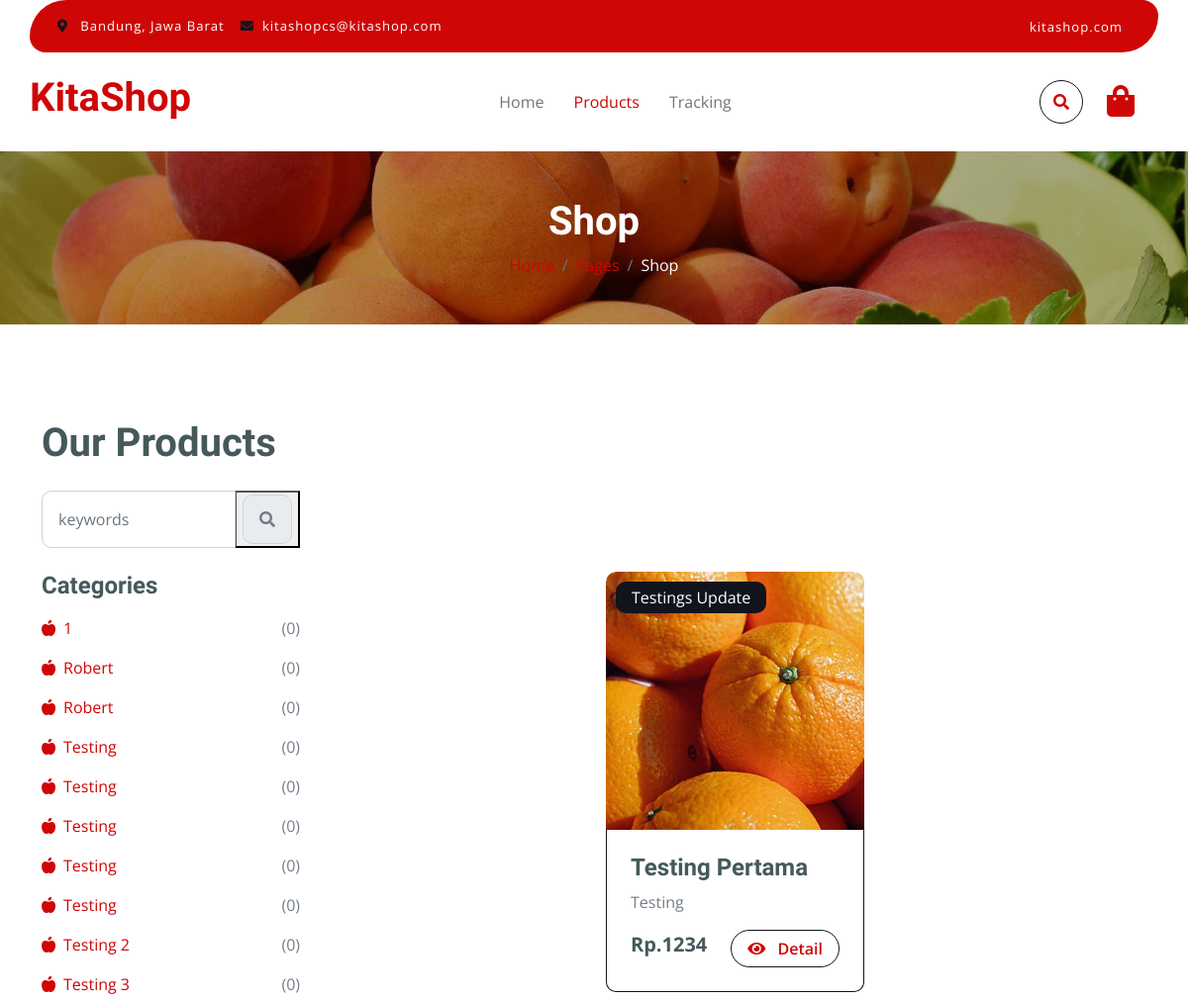
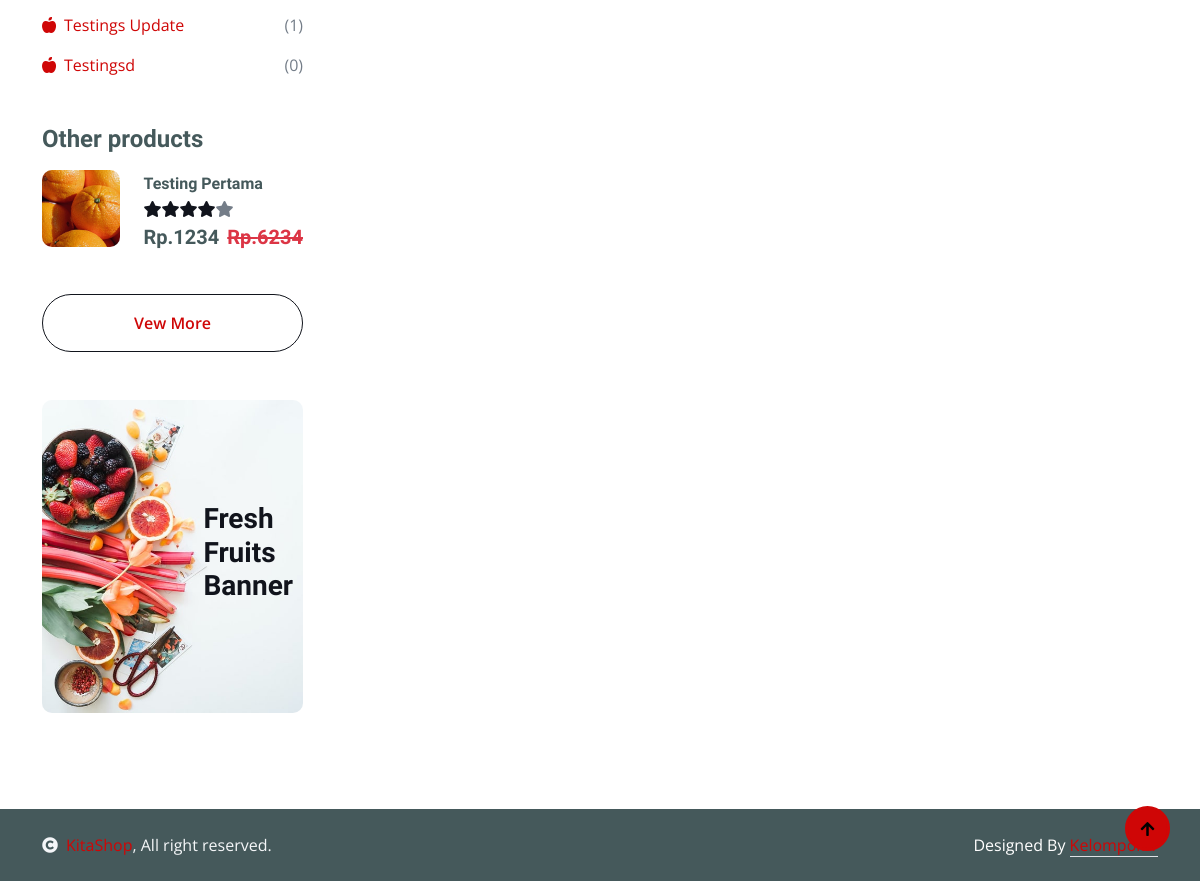
Page /search.php on the earlier database version (2 pictures, top to bottom).
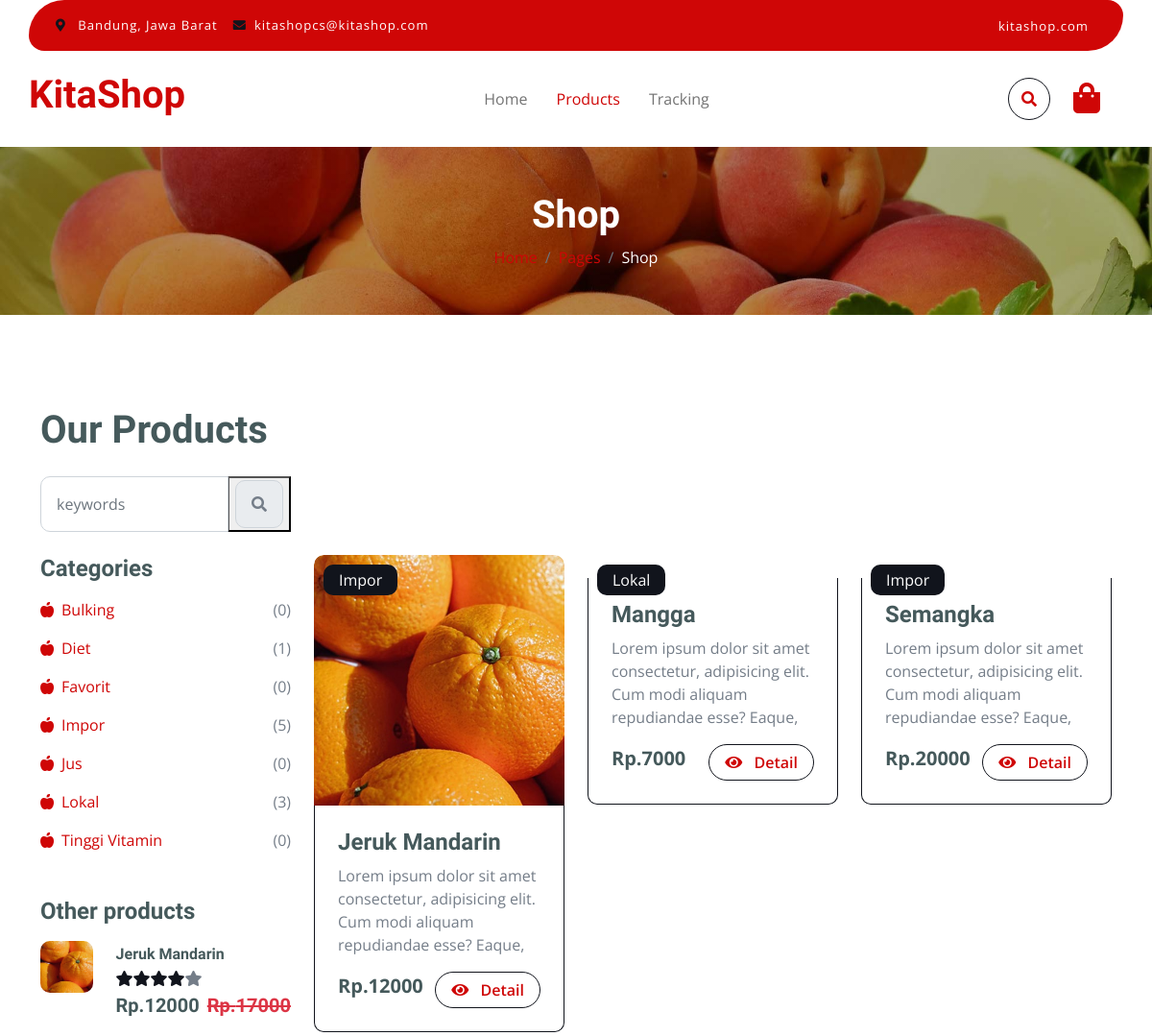
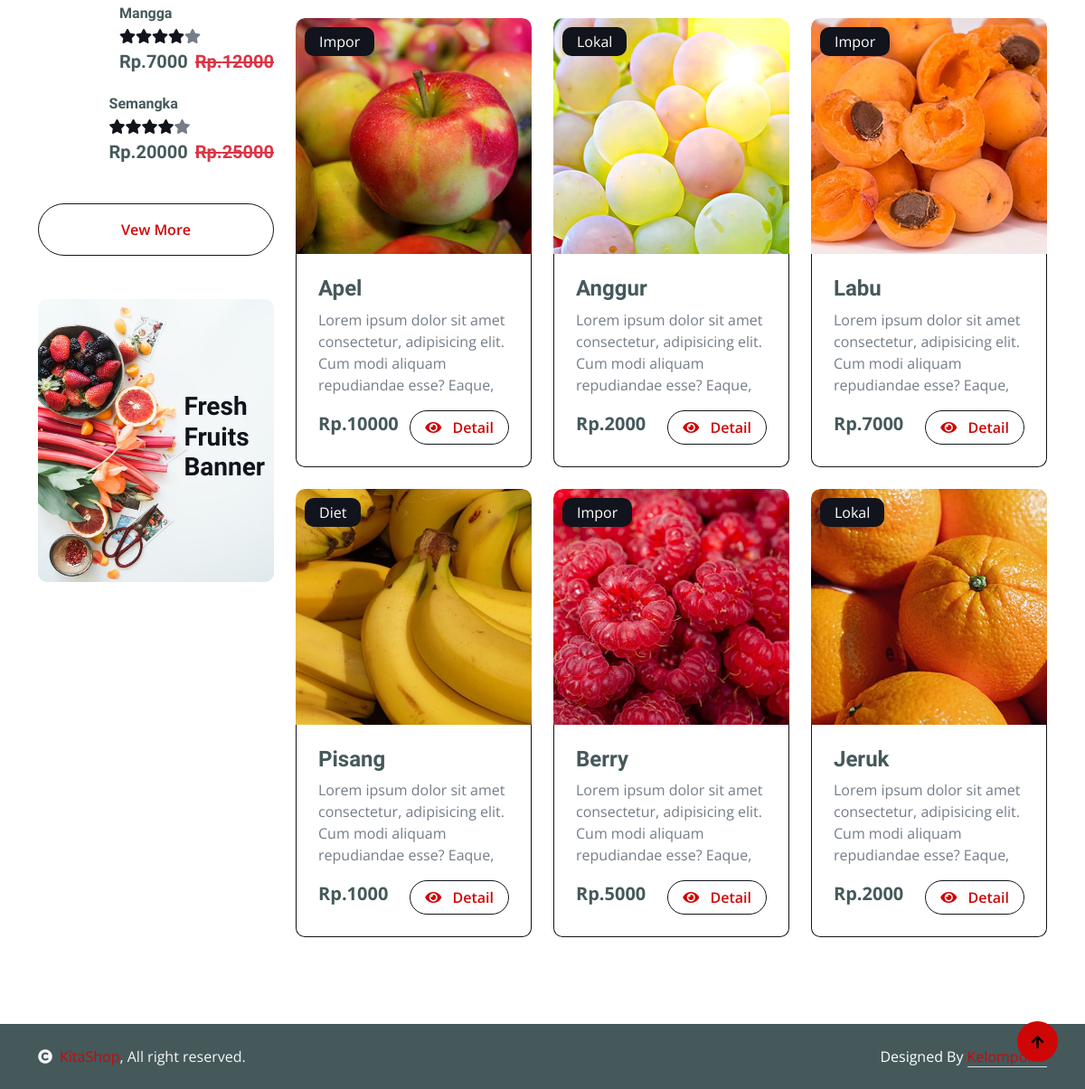
Same page on the later database version (2 pictures, top to bottom).
### tables this page shows
CREATE TABLE `category` (
  `category_id` int(11) NOT NULL,
  `category_name` varchar(23) NOT NULL
);

CREATE TABLE `product` (
  `product_id` int(11) NOT NULL,
  `product_name` varchar(56) NOT NULL,
  `product_pict` text NOT NULL,
  `product_description` text NOT NULL,
  `product_category` int(11) NOT NULL,
  `product_sub_category` int(11) DEFAULT NULL,
  `product_price` int(11) NOT NULL,
  `product_stock` int(11) NOT NULL,
  `product_status` int(2) NOT NULL
);

### function/search.php (called while the page is built)
<?php
require_once './config/database.php';
function read($keyword)
{
    global $conn;
    $query = "SELECT product_id, product_name, product_pict, product_description, product_category, product_price, category_name
              FROM product
              JOIN category ON product.product_category = category.category_id
              WHERE product_status = 1 AND product_name LIKE '%$keyword%' OR category_name LIKE '%$keyword%' OR product_description LIKE '%$keyword%'
              ORDER BY product_id DESC";
    $result = mysqli_query($conn, $query);
    $rows = [];
    while ($row = mysqli_fetch_assoc($result)) {
        $rows[] = $row;
    }
    return $rows;
}
function other()
{
    global $conn;
    $query = "SELECT product_id, product_name, product_pict, product_description, product_category, product_price, category_name FROM product JOIN category ON product.product_category = category.category_id WHERE product_status = 1 ORDER BY product_id DESC LIMIT 3";
    $result = mysqli_query($conn, $query);
    $rows = [];
    while ($row = mysqli_fetch_assoc($result)) {
        $rows[] = $row;
    }
    return $rows;
}
function category()
{
    global $conn;
    $query = "SELECT c.category_id, c.category_name, COUNT(p.product_id) AS total_product
              FROM category c
              LEFT JOIN product p ON p.product_category = c.category_id
              GROUP BY c.category_id, c.category_name
              ORDER BY c.category_name ASC";
    $result = mysqli_query($conn, $query);
    $rows = [];
    while ($row = mysqli_fetch_assoc($result)) {
        $rows[] = $row;
    }
    return $rows;
}

### search.php (the view, shortened to what this page needs)
<?php
require_once 'function/search.php';
?>
<!DOCTYPE html>
<html lang="en">
<?php
$title = 'Product';
require_once 'layout/header.php';
?>
<body>
    <?php
    require_once 'layout/header.php';
    ?>
    <?php
    require_once 'layout/navbar.php';
    ?>
    <div class="container-fluid page-header py-5">
        <h1 class="text-center text-white display-6">Shop</h1>
        <ol class="breadcrumb justify-content-center mb-0">
            <li class="breadcrumb-item"><a href="#">Home</a></li>
            <li class="breadcrumb-item"><a href="#">Pages</a></li>
            <li class="breadcrumb-item active text-white">Shop</li>
        </ol>
    </div>
    <div class="container-fluid fruite py-5">
        <div class="container py-5">
            <h1 class="mb-4">Our Products</h1>
            <div class="row g-4">
                <div class="col-lg-12">
                    <div class="row g-4 mb-4">
                        <div class="col-xl-3">
                            <form action="" action="POST">
                                <div class="input-group w-100 mx-auto d-flex">
                                    <input type="search" class="form-control p-3" name="keyword" placeholder="keywords" aria-describedby="search-icon-1">
                                    <button type="submit" name="search">
                                        <span id="search-icon-1" class="input-group-text p-3"><i class="fa fa-search"></i></span>
                                    </button>
                                </div>
                            </form>
                        </div>
                        <div class="col-6"></div>
                        <div class="col-xl-3">
                        </div>
                    </div>
                    <div class="row g-4">
                        <div class="col-lg-3">
                            <div class="row g-4">
                                <div class="col-lg-12">
                                    <div class="mb-3">
                                        <h4>Categories</h4>
                                        <ul class="list-unstyled fruite-categorie">
                                            <?php
                                            $rows = category();
                                            foreach ($rows as $row) {
                                            ?>
                                                <li>
                                                    <div class="d-flex justify-content-between fruite-name">
                                                        <a href="#"><i class="fas fa-apple-alt me-2"></i><?= $row['category_name']; ?></a>
                                                        <span>(<?= $row['total_product']; ?>)</span>
                                                    </div>
                                                </li>
                                            <?php } ?>
                                        </ul>
                                    </div>
                                </div>
                                <div class="col-lg-12">
                                    <h4 class="mb-3">Other products</h4>
                                    <?php
                                    $rows = other();
                                    foreach ($rows as $row) {
                                    ?>
                                        <div class="d-flex align-items-center justify-content-start">
                                            <div class="rounded me-4" style="width: 100px; height: 100px;">
                                                <img src="./assets/uploads/<?= $row['product_pict']; ?>" class="img-fluid rounded" alt="">
                                            </div>
                                            <div>
                                                <h6 class="mb-2"><?= $row['product_name']; ?></h6>
                                                <div class="d-flex mb-2">
                                                    <i class="fa fa-star text-secondary"></i>
                                                    <i class="fa fa-star text-secondary"></i>
                                                    <i class="fa fa-star text-secondary"></i>
                                                    <i class="fa fa-star text-secondary"></i>
                                                    <i class="fa fa-star"></i>
                                                </div>
                                                <div class="d-flex mb-2">
                                                    <h5 class="fw-bold me-2">Rp.<?= $row['product_price']; ?></h5>
                                                    <h5 class="text-danger text-decoration-line-through">Rp.<?= $row['product_price'] + 5000; ?></h5>
                                                </div>
                                            </div>
                                        </div>
                                    <?php } ?>
                                    <div class="d-flex justify-content-center my-4">
                                        <a href="product.php" class="btn border border-secondary px-4 py-3 rounded-pill text-primary w-100">Vew More</a>
                                    </div>
                                </div>
                                <div class="col-lg-12">
                                    <div class="position-relative">
                                        <img src="./assets/frontend/img/banner-fruits.jpg" class="img-fluid w-100 rounded" alt="">
                                        <div class="position-absolute" style="top: 50%; right: 10px; transform: translateY(-50%);">
                                            <h3 class="text-secondary fw-bold">Fresh <br> Fruits <br> Banner</h3>
                                        </div>
                                    </div>
                                </div>
                            </div>
                        </div>
                        <div class="col-lg-9">
                            <div class="row g-4 justify-content-center">
                                <?php
                                $keyword = $_GET['keyword'];
                                $rows = read($keyword);
                                foreach ($rows as $row) {
                                ?>
                                    <div class="col-md-6 col-lg-6 col-xl-4">
                                        <div class="rounded position-relative fruite-item">
                                            <div class="fruite-img">
                                                <img src="./assets/uploads/<?= $row['product_pict']; ?>" class="img-fluid w-100 rounded-top" alt="">
                                            </div>
                                            <div class="text-white bg-secondary px-3 py-1 rounded position-absolute" style="top: 10px; left: 10px;"><?= $row['category_name']; ?></div>
                                            <div class="p-4 border border-secondary border-top-0 rounded-bottom">
                                                <h4><?= $row['product_name']; ?></h4>
                                                <p><?= substr($row['product_description'], 0, 100); ?></p>
                                                <div class="d-flex justify-content-between flex-lg-wrap">
                                                    <p class="text-dark fs-5 fw-bold mb-0">Rp.<?= $row['product_price']; ?></p>
                                                    <a href="detail.php?id=<?= $row['product_id']; ?>" class="btn border border-secondary rounded-pill px-3 text-primary"><i class="fa fa-eye me-2 text-primary"></i> Detail</a>
                                                </div>
                                            </div>
                                        </div>
                                    </div>
                                <?php } ?>
                            </div>
                        </div>
                    </div>
                </div>
            </div>
        </div>
    </div>
    <?php
    require_once 'layout/footer.php';
    ?>
    <a href="#" class="btn btn-primary border-3 border-primary rounded-circle back-to-top"><i class="fa fa-arrow-up"></i></a>
</body>
</html>

### layout/header.php (shortened to what this page needs)
<head>
    <link rel="stylesheet" href="https://use.fontawesome.com/releases/v5.15.4/css/all.css" />
    <link href="https://cdn.jsdelivr.net/npm/bootstrap-icons@1.4.1/font/bootstrap-icons.css" rel="stylesheet">
    <link href="./assets/frontend/lib/lightbox/css/lightbox.min.css" rel="stylesheet">
    <link href="./assets/frontend/lib/owlcarousel/assets/owl.carousel.min.css" rel="stylesheet">
    <link href="./assets/frontend/css/bootstrap.min.css" rel="stylesheet">
    <link href="./assets/frontend/css/style.css" rel="stylesheet">
</head>

### layout/navbar.php (shortened to what this page needs)
<div class="container-fluid fixed-top">
    <div class="container topbar bg-primary d-none d-lg-block">
        <div class="d-flex justify-content-between">
            <div class="top-info ps-2">
                <small class="me-3"><i class="fas fa-map-marker-alt me-2 text-secondary"></i> <a href="#" class="text-white">Bandung, Jawa Barat</a></small>
                <small class="me-3"><i class="fas fa-envelope me-2 text-secondary"></i><a href="#" class="text-white">kitashopcs@kitashop.com</a></small>
            </div>
            <div class="top-link pe-2">
                <a href="#" class="text-white"><small class="text-white mx-2">kitashop.com</small></a>
            </div>
        </div>
    </div>
    <div class="container px-0">
        <nav class="navbar navbar-light bg-white navbar-expand-xl">
            <a href="index.php" class="navbar-brand">
                <h1 class="text-primary display-6">KitaShop</h1>
            </a>
            <div class="collapse navbar-collapse bg-white" id="navbarCollapse">
                <div class="navbar-nav mx-auto">
                    <a href="index.php" class="nav-item nav-link <?php if ($title == 'Home') {
                                                                        echo 'active';
                                                                    } ?>">Home</a>
                    <a href="product.php" class="nav-item nav-link <?php if ($title == 'Product') {
                                                                        echo 'active';
                                                                    } ?>">Products</a>
                    <a href="tracking.php" class="nav-item nav-link <?php if ($title == 'Tracking') {
                                                                        echo 'active';
                                                                    } ?>">Tracking</a>
                </div>
                <div class="d-flex m-3 me-0">
                    <button class="btn-search btn border border-secondary btn-md-square rounded-circle bg-white me-4" data-bs-toggle="modal" data-bs-target="#searchModal"><i class="fas fa-search text-primary"></i></button>
                    <a href="cart.php" class="position-relative me-4 my-auto">
                        <i class="fa fa-shopping-bag fa-2x"></i>
                    </a>
                </div>
            </div>
        </nav>
    </div>
</div>

### layout/footer.php
<div class="container-fluid copyright bg-dark py-4">
    <div class="container">
        <div class="row">
            <div class="col-md-6 text-center text-md-start mb-3 mb-md-0">
                <span class="text-light"><a href="#"><i class="fas fa-copyright text-light me-2"></i>KitaShop</a>, All right reserved.</span>
            </div>
            <div class="col-md-6 my-auto text-center text-md-end text-white">
                Designed By <a class="border-bottom" href="https://htmlcodex.com">Kelompok 1</a>
            </div>
        </div>
    </div>
</div>

### assets/frontend/css/style.css (style rules this page uses)
.back-to-top { position: fixed; right: 30px; bottom: 30px; display: flex; width: 45px; height: 45px; align-items: center; justify-content: center; transition: 0.5s; z-index: 99; }
.btn { font-weight: 600; transition: 0.5s; }
.btn-md-square { width: 44px; height: 44px; }
.btn-square, .btn-sm-square, .btn-md-square, .btn-lg-square { padding: 0; display: flex; align-items: center; justify-content: center; font-weight: normal; }
.btn.border-secondary { transition: 0.5s; }
.fixed-top { transition: 0.5s; background: var(--bs-white); border: 0; }
.topbar { padding: 20px; border-radius: 230px 100px; }
.topbar .top-info { font-size: 15px; line-height: 0; letter-spacing: 1px; display: flex; align-items: center; }
.topbar .top-link { font-size: 15px; line-height: 0; letter-spacing: 1px; display: flex; align-items: center; }
.topbar .top-link a { letter-spacing: 1px; }
.navbar .navbar-nav .nav-link { padding: 10px 15px; font-size: 16px; transition: 0.5s; }
.navbar { height: 100px; border-bottom: 1px solid rgba(255, 255, 255, 0.1); }
.navbar .navbar-nav .nav-link:hover, .navbar .navbar-nav .nav-link.active, .fixed-top.bg-white .navbar .navbar-nav .nav-link:hover, .fixed-top.bg-white .navbar .navbar-nav .nav-link.active { color: var(--bs-primary); }
.page-header { position: relative; background: linear-gradient(rgba(0, 0, 0, 0.3), rgba(0, 0, 0, 0.3)), url(../img/cart-page-header-img.jpg); background-position: center center; background-repeat: no-repeat; background-size: cover; }
@media (min-width: 992px) { .hero-header, .page-header { margin-top: 152px !important; } }
.fruite .fruite-categorie .fruite-name { line-height: 40px; }
.fruite .fruite-categorie .fruite-name a { transition: 0.5s; }
.fruite .fruite-item { height: 100%; transition: 0.5s; }
.fruite .fruite-item .fruite-img { overflow: hidden; transition: 0.5s; border-radius: 10px 10px 0 0; }
.fruite .fruite-item .fruite-img img { transition: 0.5s; }

Differences in the rows shown:
removed category: category_name "1", total_product "0"
removed category: category_name "Robert", total_product "0"
removed category: category_name "Robert", total_product "0"
removed category: category_name "Testing", total_product "0"
removed category: category_name "Testing", total_product "0"
removed category: category_name "Testing", total_product "0"
removed category: category_name "Testing", total_product "0"
removed category: category_name "Testing", total_product "0"
removed category: category_name "Testing 2", total_product "0"
removed category: category_name "Testing 3", total_product "0"
removed category: category_name "Testings Update", total_product "1"
removed category: category_name "Testingsd", total_product "0"
removed product: product_pict (picture), product_name "Testing Pertama", product_price "1234", $row['product_price'] + 5000 "6234", product_category.category_name "Testings Update", product_description "Testing"
added category: category_name "Bulking", total_product "0"
added category: category_name "Diet", total_product "1"
added category: category_name "Favorit", total_product "0"
added category: category_name "Impor", total_product "5"
added category: category_name "Jus", total_product "0"
added category: category_name "Lokal", total_product "3"
added category: category_name "Tinggi Vitamin", total_product "0"
added product: product_pict (picture), product_name "Jeruk Mandarin", product_price "12000", $row['product_price'] + 5000 "17000", product_category.category_name "Impor", product_description "Lorem ipsum dolor sit amet consectetur, adipisicing elit. Cum modi aliquam repudiandae esse? Eaque,"
added product: product_name "Mangga", product_price "7000", $row['product_price'] + 5000 "12000", product_category.category_name "Lokal", product_description "Lorem ipsum dolor sit amet consectetur, adipisicing elit. Cum modi aliquam repudiandae esse? Eaque,"
added product: product_name "Semangka", product_price "20000", $row['product_price'] + 5000 "25000", product_category.category_name "Impor", product_description "Lorem ipsum dolor sit amet consectetur, adipisicing elit. Cum modi aliquam repudiandae esse? Eaque,"
added product: product_pict (picture), product_category.category_name "Impor", product_name "Apel", product_description "Lorem ipsum dolor sit amet consectetur, adipisicing elit. Cum modi aliquam repudiandae esse? Eaque,", product_price "10000", shown under "Fresh Fruits Banner"
added product: product_pict (picture), product_category.category_name "Lokal", product_name "Anggur", product_description "Lorem ipsum dolor sit amet consectetur, adipisicing elit. Cum modi aliquam repudiandae esse? Eaque,", product_price "2000", shown under "Fresh Fruits Banner"
added product: product_pict (picture), product_category.category_name "Impor", product_name "Labu", product_description "Lorem ipsum dolor sit amet consectetur, adipisicing elit. Cum modi aliquam repudiandae esse? Eaque,", product_price "7000", shown under "Fresh Fruits Banner"
added product: product_pict (picture), product_category.category_name "Diet", product_name "Pisang", product_description "Lorem ipsum dolor sit amet consectetur, adipisicing elit. Cum modi aliquam repudiandae esse? Eaque,", product_price "1000", shown under "Fresh Fruits Banner"
added product: product_pict (picture), product_category.category_name "Impor", product_name "Berry", product_description "Lorem ipsum dolor sit amet consectetur, adipisicing elit. Cum modi aliquam repudiandae esse? Eaque,", product_price "5000", shown under "Fresh Fruits Banner"
added product: product_pict (picture), product_category.category_name "Lokal", product_name "Jeruk", product_description "Lorem ipsum dolor sit amet consectetur, adipisicing elit. Cum modi aliquam repudiandae esse? Eaque,", product_price "2000", shown under "Fresh Fruits Banner"
